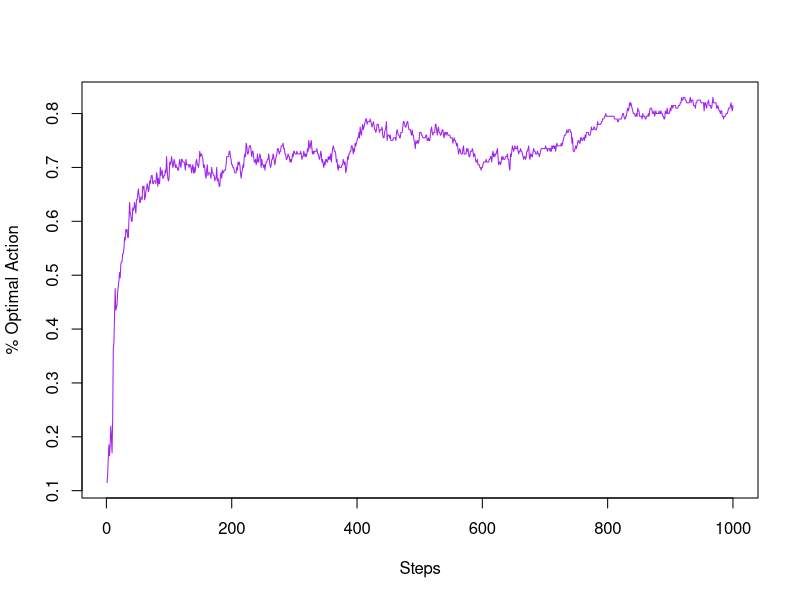

Write the R code that produced this figure.
#!/usr/bin/env Rscript

# Author: Matthew Schlegel
# Purpose: Just a simple plotting util to read in data from RL_EXP_OUT.dat

dat = read.table("RL_EXP_OUT.dat")

plot(x = 1 : length(dat[, 1]), y = dat[,1], type = "l", ylab = "% Optimal Action", xlab = "Steps", col = "purple")
